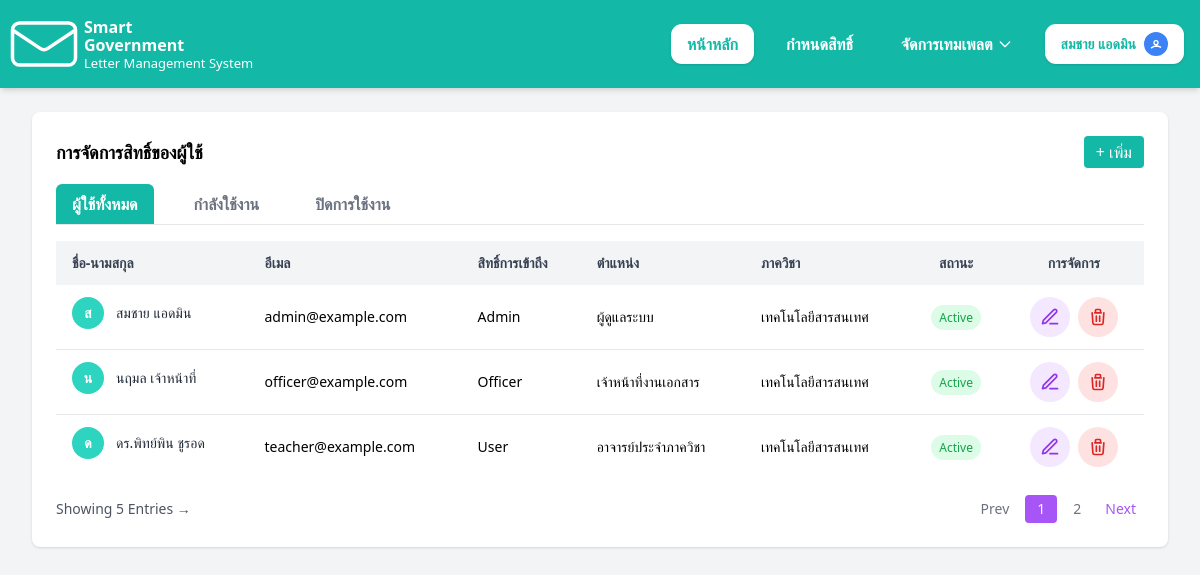
The page /admin/user_Managerment.php (signed in) on the database its author committed.
### tables this page shows
CREATE TABLE `users` (
  `user_id` int(11) NOT NULL,
  `username` varchar(50) NOT NULL,
  `password` varchar(255) NOT NULL,
  `fullname` varchar(120) NOT NULL,
  `email` varchar(150) DEFAULT NULL,
  `role_id` int(11) NOT NULL,
  `department_id` int(11) DEFAULT NULL,
  `position` varchar(120) DEFAULT NULL,
  `is_active` tinyint(1) DEFAULT 1,
  `created_at` timestamp NOT NULL DEFAULT current_timestamp()
);

### admin/user_Managerment.php (the view, shortened to what this page needs)
<?php
$pdo = getPDO();
$activeTab = $_GET['tab'] ?? 'all';
$sql = "SELECT u.*,
        CASE
            WHEN u.role_id = 1 THEN 'Admin'
            WHEN u.role_id = 2 THEN 'Officer'
            WHEN u.role_id = 3 THEN 'User'
            ELSE 'Unknown'
        END AS role_name,
        CASE
            WHEN u.department_id = 1 THEN 'เทคโนโลยีสารสนเทศ'
            ELSE 'ไม่ระบุ'
        END AS department_name
        FROM users u";
$stmt = $pdo->query($sql);
$users = $stmt->fetchAll(PDO::FETCH_ASSOC);
?>
<!DOCTYPE html>
<html lang="th">
<head>
    <script src="https://cdn.tailwindcss.com"></script>
</head>
<body class="bg-gray-100">
    <header class="bg-teal-500 text-white p-4 flex justify-between items-center shadow-md">
        <div class="flex items-center space-x-3">
            <div class="w-[56px] h-[56px] flex items-center justify-center relative overflow-visible">
            </div>
            <div class="leading-tight">
                <div class="text-[16px] font-bold">Smart</div>
                <div class="text-[16px] font-bold -mt-[2px]">Government</div>
                <div class="text-[13px] mt-[0px]">Letter Management System</div>
            </div>
        </div>
        <div class="flex items-center space-x-4">
            <a href="home.php">
                <div class="px-4 py-2 rounded-[11px] font-bold transition bg-white text-teal-500 shadow">
                    หน้าหลัก
                </div>
            </a>
            <a href="user_Managerment.php" id="tab-users">
                <div
                    class="px-4 py-2 rounded-[11px] font-bold transition text-white hover:bg-white hover:text-teal-500">
                    กำหนดสิทธิ์
                </div>
            </a>
            <div class="relative">
                <button id="templateBtn"
                    class="px-4 py-2 rounded-[11px] font-bold transition text-white hover:bg-white hover:text-teal-500 flex items-center space-x-1">
                    <span>จัดการเทมเพลต</span>
                    <svg class="w-4 h-4" fill="none" stroke="currentColor" viewBox="0 0 24 24">
                        <path stroke-linecap="round" stroke-linejoin="round" stroke-width="2" d="M19 9l-7 7-7-7" />
                    </svg>
                </button>
            </div>
            <div class="relative">
                <button id="profileBtn"
                    class="bg-white text-teal-500 px-4 py-2 rounded-[11px] shadow flex items-center space-x-2 hover:bg-gray-100">
                    <div class="text-right leading-tight">
                        <div class="font-bold text-[14px]"><?= htmlspecialchars($_SESSION['fullname']) ?></div>
                    </div>
                    <div
                        class="w-6 h-6 bg-blue-500 text-white rounded-full flex items-center justify-center text-sm font-bold">
                        <svg xmlns="http://www.w3.org/2000/svg" class="h-4 w-4" fill="none" viewBox="0 0 24 24"
                            stroke="currentColor" stroke-width="2">
                            <path stroke-linecap="round" stroke-linejoin="round"
                                d="M5.121 17.804A13.937 13.937 0 0112 15c2.33 0 4.487.577 6.879 1.804M15 10a3 3 0 11-6 0 3 3 0 016 0z" />
                        </svg>
                    </div>
                </button>
            </div>
        </div>
    </header>
    <main class="max-w-7xl w-full px-8 mx-auto mt-6 mb-12 min-h-[85vh]">
        <div class="bg-white shadow rounded-lg p-6">
            <div class="flex justify-between items-center mb-4">
                <h2 class="text-lg font-bold">การจัดการสิทธิ์ของผู้ใช้</h2>
                <button onclick="confirmUserAction('add')"
                    class="px-3 py-1 bg-teal-500 text-white rounded hover:bg-teal-600 transition">
                    + เพิ่ม
                </button>
            </div>
            <div class="flex space-x-6 border-b mb-4">
                <a href="?tab=all"
                    class="px-4 py-2 rounded-t-md font-semibold <?= $activeTab==='all' ? 'bg-teal-500 text-white' : 'text-gray-500 hover:text-teal-500' ?>">
                    ผู้ใช้ทั้งหมด
                </a>
                <a href="?tab=active"
                    class="px-4 py-2 rounded-t-md font-semibold <?= $activeTab==='active' ? 'bg-teal-500 text-white' : 'text-gray-500 hover:text-teal-500' ?>">
                    กำลังใช้งาน
                </a>
                <a href="?tab=inactive"
                    class="px-4 py-2 rounded-t-md font-semibold <?= $activeTab==='inactive' ? 'bg-teal-500 text-white' : 'text-gray-500 hover:text-teal-500' ?>">
                    ปิดการใช้งาน
                </a>
            </div>
            <div class="overflow-x-auto">
                <table class="w-full text-sm text-left">
                    <thead class="bg-gray-100 text-gray-700">
                        <tr>
                            <th class="px-4 py-3">ชื่อ-นามสกุล</th>
                            <th class="px-4 py-3">อีเมล</th>
                            <th class="px-4 py-3">สิทธิ์การเข้าถึง</th>
                            <th class="px-4 py-3">ตำแหน่ง</th>
                            <th class="px-4 py-3">ภาควิชา</th>
                            <th class="px-4 py-3 text-center">สถานะ</th>
                            <th class="px-4 py-3 text-center">การจัดการ</th>
                        </tr>
                    </thead>
                    <tbody class="divide-y divide-gray-200">
                        <?php foreach ($users as $row): ?>
                        <tr class="hover:bg-gray-50">
                            <td class="px-4 py-3 flex items-center space-x-3">
                                <div
                                    class="w-8 h-8 bg-teal-400 text-white rounded-full flex items-center justify-center font-bold">
                                    <?= mb_substr($row['fullname'],0,1) ?>
                                </div>
                                <span class="font-medium text-gray-800">
                                    <?= htmlspecialchars($row['fullname']) ?>
                                </span>
                            </td>
                            <td class="px-4 py-3"><?= htmlspecialchars($row['email']) ?></td>
                            <td class="px-4 py-3"><?= htmlspecialchars($row['role_name']) ?></td>
                            <td class="px-4 py-3"><?= htmlspecialchars($row['position']) ?></td>
                            <td class="px-4 py-3"><?= htmlspecialchars($row['department_name']) ?></td>
                            <td class="px-4 py-3 text-center">
                                <?php if ($row['is_active'] == 1): ?>
                                <span class="px-2 py-1 text-xs rounded-full bg-green-100 text-green-600">Active</span>
                                <?php else: ?>
                                <span class="px-2 py-1 text-xs rounded-full bg-red-100 text-red-600">Inactive</span>
                                <?php endif; ?>
                            </td>
                            <td class="px-4 py-3 text-center">
                                <div class="flex justify-center space-x-2">
                                    <button onclick="confirmUserAction('edit', <?= $row['user_id'] ?>)"
                                        class="w-10 h-10 flex items-center justify-center rounded-full bg-purple-100 hover:bg-purple-200 transition">
                                        <svg xmlns="http://www.w3.org/2000/svg" class="h-5 w-5 text-purple-600"
                                            fill="none" viewBox="0 0 24 24" stroke="currentColor" stroke-width="2">
                                            <path stroke-linecap="round" stroke-linejoin="round"
                                                d="M12 20h9M16.5 3.5a2.121 2.121 0 113 3L7 19l-4 1 1-4 12.5-12.5z" />
                                        </svg>
                                    </button>
                                    <button onclick="confirmUserAction('delete', <?= $row['user_id'] ?>)"
                                        class="w-10 h-10 flex items-center justify-center rounded-full bg-red-100 hover:bg-red-200 transition">
                                    </button>
                                </div>
                            </td>
                        </tr>
                        <?php endforeach; ?>
                    </tbody>
                </table>
            </div>
            <div class="flex justify-between items-center mt-4 text-sm text-gray-600">
                <span>Showing 5 Entries →</span>
                <div class="flex items-center space-x-2">
                    <button class="px-2 py-1 text-gray-500">Prev</button>
                    <button class="px-3 py-1 bg-purple-500 text-white rounded">1</button>
                    <button class="px-2 py-1 text-gray-500">2</button>
                    <button class="px-2 py-1 text-purple-500">Next</button>
                </div>
            </div>
        </div>
    </main>
</body>
</html>

### rows shown on the page
users: fullname "ส", fullname "สมชาย แอดมิน", email "admin@example.com", role_name "Admin", position "ผู้ดูแลระบบ", department_name "เทคโนโลยีสารสนเทศ", is_active "Active"
users: fullname "น", fullname "นฤมล เจ้าหน้าที่", email "officer@example.com", role_name "Officer", position "เจ้าหน้าที่งานเอกสาร", department_name "เทคโนโลยีสารสนเทศ", is_active "Active"
users: fullname "ด", fullname "ดร.พิทย์พิน ชูรอด", email "teacher@example.com", role_name "User", position "อาจารย์ประจำภาควิชา", department_name "เทคโนโลยีสารสนเทศ", is_active "Active"

### other values the page prints
$_SESSION['fullname'] "สมชาย แอดมิน"
